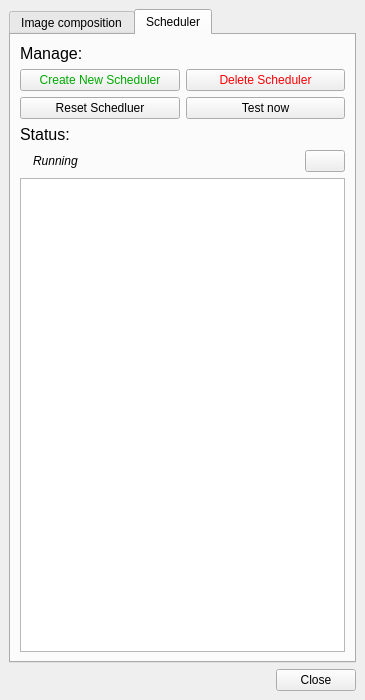
<?xml version="1.0" encoding="UTF-8"?>
<ui version="4.0">
 <class>MainWindow</class>
 <widget class="QMainWindow" name="MainWindow">
  <property name="geometry">
   <rect>
    <x>0</x>
    <y>0</y>
    <width>365</width>
    <height>700</height>
   </rect>
  </property>
  <property name="sizePolicy">
   <sizepolicy hsizetype="Maximum" vsizetype="Minimum">
    <horstretch>0</horstretch>
    <verstretch>0</verstretch>
   </sizepolicy>
  </property>
  <property name="minimumSize">
   <size>
    <width>365</width>
    <height>700</height>
   </size>
  </property>
  <property name="maximumSize">
   <size>
    <width>999999</width>
    <height>999999</height>
   </size>
  </property>
  <property name="mouseTracking">
   <bool>false</bool>
  </property>
  <property name="windowTitle">
   <string notr="true">Liewa</string>
  </property>
  <property name="autoFillBackground">
   <bool>false</bool>
  </property>
  <widget class="QWidget" name="centralwidget">
   <layout class="QVBoxLayout" name="verticalLayout_2">
    <item>
     <widget class="QTabWidget" name="tabWidget">
      <property name="enabled">
       <bool>true</bool>
      </property>
      <property name="sizePolicy">
       <sizepolicy hsizetype="Preferred" vsizetype="Preferred">
        <horstretch>0</horstretch>
        <verstretch>0</verstretch>
       </sizepolicy>
      </property>
      <property name="accessibleName">
       <string/>
      </property>
      <property name="currentIndex">
       <number>1</number>
      </property>
      <widget class="QWidget" name="image_compostion">
       <property name="whatsThis">
        <string>&lt;html&gt;&lt;head/&gt;&lt;body&gt;&lt;p&gt;&lt;br/&gt;&lt;/p&gt;&lt;/body&gt;&lt;/html&gt;</string>
       </property>
       <attribute name="title">
        <string>Image composition</string>
       </attribute>
       <layout class="QVBoxLayout" name="verticalLayout_7">
        <item>
         <layout class="QVBoxLayout" name="verticalLayout_3">
          <property name="sizeConstraint">
           <enum>QLayout::SetMinimumSize</enum>
          </property>
          <item>
           <widget class="QLabel" name="canvas_size">
            <property name="font">
             <font>
              <pointsize>12</pointsize>
              <weight>50</weight>
              <bold>false</bold>
              <underline>false</underline>
             </font>
            </property>
            <property name="text">
             <string>Canvas size:</string>
            </property>
            <property name="buddy">
             <cstring>size_dropdown</cstring>
            </property>
           </widget>
          </item>
          <item>
           <layout class="QVBoxLayout" name="verticalLayout">
            <item>
             <layout class="QHBoxLayout" name="horizontalLayout_5">
              <item>
               <widget class="QComboBox" name="size_dropdown">
                <item>
                 <property name="text">
                  <string>1920x1080</string>
                 </property>
                </item>
                <item>
                 <property name="text">
                  <string>640x360</string>
                 </property>
                </item>
               </widget>
              </item>
              <item>
               <spacer name="horizontalSpacer">
                <property name="orientation">
                 <enum>Qt::Horizontal</enum>
                </property>
                <property name="sizeHint" stdset="0">
                 <size>
                  <width>40</width>
                  <height>20</height>
                 </size>
                </property>
               </spacer>
              </item>
             </layout>
            </item>
            <item>
             <layout class="QHBoxLayout" name="horizontalLayout_2">
              <item>
               <widget class="QCheckBox" name="custom_size_checkbox">
                <property name="sizePolicy">
                 <sizepolicy hsizetype="Minimum" vsizetype="Preferred">
                  <horstretch>0</horstretch>
                  <verstretch>0</verstretch>
                 </sizepolicy>
                </property>
                <property name="minimumSize">
                 <size>
                  <width>0</width>
                  <height>0</height>
                 </size>
                </property>
                <property name="maximumSize">
                 <size>
                  <width>70</width>
                  <height>16777215</height>
                 </size>
                </property>
                <property name="text">
                 <string>Custom size</string>
                </property>
               </widget>
              </item>
              <item>
               <widget class="Line" name="line_2">
                <property name="orientation">
                 <enum>Qt::Vertical</enum>
                </property>
               </widget>
              </item>
              <item alignment="Qt::AlignHCenter">
               <widget class="QLabel" name="x_label">
                <property name="enabled">
                 <bool>false</bool>
                </property>
                <property name="maximumSize">
                 <size>
                  <width>30</width>
                  <height>16777215</height>
                 </size>
                </property>
                <property name="text">
                 <string>x:</string>
                </property>
               </widget>
              </item>
              <item>
               <widget class="QSpinBox" name="x_value_input">
                <property name="enabled">
                 <bool>false</bool>
                </property>
                <property name="minimumSize">
                 <size>
                  <width>30</width>
                  <height>0</height>
                 </size>
                </property>
                <property name="buttonSymbols">
                 <enum>QAbstractSpinBox::NoButtons</enum>
                </property>
                <property name="maximum">
                 <number>9999</number>
                </property>
               </widget>
              </item>
              <item alignment="Qt::AlignHCenter">
               <widget class="QLabel" name="y_label">
                <property name="enabled">
                 <bool>false</bool>
                </property>
                <property name="maximumSize">
                 <size>
                  <width>30</width>
                  <height>16777215</height>
                 </size>
                </property>
                <property name="text">
                 <string>y:</string>
                </property>
               </widget>
              </item>
              <item>
               <widget class="QSpinBox" name="y_value_input">
                <property name="enabled">
                 <bool>false</bool>
                </property>
                <property name="minimumSize">
                 <size>
                  <width>0</width>
                  <height>0</height>
                 </size>
                </property>
                <property name="buttonSymbols">
                 <enum>QAbstractSpinBox::NoButtons</enum>
                </property>
                <property name="maximum">
                 <number>9999</number>
                </property>
               </widget>
              </item>
              <item>
               <widget class="QLabel" name="size_error_label">
                <property name="enabled">
                 <bool>true</bool>
                </property>
                <property name="styleSheet">
                 <string notr="true">color: rgb(255, 0, 0);</string>
                </property>
                <property name="text">
                 <string>invalid size!</string>
                </property>
               </widget>
              </item>
              <item>
               <spacer name="horizontalSpacer_3">
                <property name="orientation">
                 <enum>Qt::Horizontal</enum>
                </property>
                <property name="sizeHint" stdset="0">
                 <size>
                  <width>10</width>
                  <height>20</height>
                 </size>
                </property>
               </spacer>
              </item>
             </layout>
            </item>
           </layout>
          </item>
          <item>
           <widget class="QLabel" name="background_color">
            <property name="font">
             <font>
              <pointsize>12</pointsize>
              <weight>50</weight>
              <bold>false</bold>
              <underline>false</underline>
             </font>
            </property>
            <property name="text">
             <string>Background Color:</string>
            </property>
           </widget>
          </item>
          <item>
           <layout class="QVBoxLayout" name="verticalLayout_4">
            <item>
             <layout class="QHBoxLayout" name="horizontalLayout_6">
              <item>
               <widget class="QPushButton" name="choose_color_btn">
                <property name="text">
                 <string>Choose color</string>
                </property>
               </widget>
              </item>
              <item>
               <widget class="QLabel" name="choosen_color_label">
                <property name="enabled">
                 <bool>true</bool>
                </property>
                <property name="styleSheet">
                 <string notr="true">background-color: rgb(255, 49, 59);
color: rgb(255, 0, 4);</string>
                </property>
                <property name="text">
                 <string>__________</string>
                </property>
               </widget>
              </item>
              <item>
               <spacer name="horizontalSpacer_2">
                <property name="orientation">
                 <enum>Qt::Horizontal</enum>
                </property>
                <property name="sizeHint" stdset="0">
                 <size>
                  <width>30</width>
                  <height>20</height>
                 </size>
                </property>
               </spacer>
              </item>
             </layout>
            </item>
            <item>
             <layout class="QHBoxLayout" name="horizontalLayout_3">
              <item>
               <widget class="QCheckBox" name="background_img_checkbox">
                <property name="enabled">
                 <bool>true</bool>
                </property>
                <property name="text">
                 <string>Background Image</string>
                </property>
               </widget>
              </item>
              <item>
               <widget class="QPushButton" name="browse_bg_file_btn">
                <property name="enabled">
                 <bool>false</bool>
                </property>
                <property name="text">
                 <string>Browse image file</string>
                </property>
               </widget>
              </item>
             </layout>
            </item>
           </layout>
          </item>
          <item>
           <widget class="QLabel" name="planets">
            <property name="enabled">
             <bool>true</bool>
            </property>
            <property name="font">
             <font>
              <pointsize>12</pointsize>
              <weight>50</weight>
              <bold>false</bold>
              <underline>false</underline>
             </font>
            </property>
            <property name="text">
             <string>Planets:</string>
            </property>
           </widget>
          </item>
          <item>
           <layout class="QHBoxLayout" name="horizontalLayout_7">
            <item>
             <widget class="QListView" name="planet_list_table">
              <property name="enabled">
               <bool>true</bool>
              </property>
              <property name="sizePolicy">
               <sizepolicy hsizetype="Fixed" vsizetype="Fixed">
                <horstretch>0</horstretch>
                <verstretch>0</verstretch>
               </sizepolicy>
              </property>
              <property name="maximumSize">
               <size>
                <width>325</width>
                <height>83</height>
               </size>
              </property>
             </widget>
            </item>
            <item>
             <widget class="QWidget" name="widget" native="true">
              <layout class="QVBoxLayout" name="verticalLayout_9">
               <item>
                <widget class="QPushButton" name="add_planet_btn">
                 <property name="styleSheet">
                  <string notr="true"/>
                 </property>
                 <property name="text">
                  <string>Add</string>
                 </property>
                </widget>
               </item>
               <item>
                <widget class="QPushButton" name="edit_planet_btn">
                 <property name="text">
                  <string>Edit</string>
                 </property>
                </widget>
               </item>
               <item>
                <widget class="QPushButton" name="delete_planet_btn">
                 <property name="styleSheet">
                  <string notr="true"/>
                 </property>
                 <property name="text">
                  <string>Delete</string>
                 </property>
                 <property name="autoDefault">
                  <bool>false</bool>
                 </property>
                 <property name="default">
                  <bool>false</bool>
                 </property>
                </widget>
               </item>
              </layout>
             </widget>
            </item>
           </layout>
          </item>
          <item>
           <layout class="QHBoxLayout" name="horizontalLayout_4">
            <property name="spacing">
             <number>6</number>
            </property>
            <item>
             <widget class="QCheckBox" name="custom_config_checkbox">
              <property name="maximumSize">
               <size>
                <width>140</width>
                <height>16777215</height>
               </size>
              </property>
              <property name="text">
               <string>custom config</string>
              </property>
              <property name="checked">
               <bool>false</bool>
              </property>
             </widget>
            </item>
            <item>
             <widget class="QPushButton" name="browse_config_btn">
              <property name="enabled">
               <bool>false</bool>
              </property>
              <property name="text">
               <string>Browse config file</string>
              </property>
             </widget>
            </item>
           </layout>
          </item>
          <item>
           <widget class="QLabel" name="preview_label">
            <property name="font">
             <font>
              <family>Sans Serif</family>
              <pointsize>12</pointsize>
              <weight>50</weight>
              <bold>false</bold>
              <underline>false</underline>
             </font>
            </property>
            <property name="text">
             <string>Preview:</string>
            </property>
           </widget>
          </item>
          <item>
           <widget class="QGraphicsView" name="graphicsView">
            <property name="sizePolicy">
             <sizepolicy hsizetype="Fixed" vsizetype="Fixed">
              <horstretch>0</horstretch>
              <verstretch>0</verstretch>
             </sizepolicy>
            </property>
            <property name="minimumSize">
             <size>
              <width>100</width>
              <height>150</height>
             </size>
            </property>
            <property name="maximumSize">
             <size>
              <width>9999</width>
              <height>150</height>
             </size>
            </property>
            <property name="autoFillBackground">
             <bool>false</bool>
            </property>
            <property name="verticalScrollBarPolicy">
             <enum>Qt::ScrollBarAlwaysOff</enum>
            </property>
            <property name="horizontalScrollBarPolicy">
             <enum>Qt::ScrollBarAlwaysOff</enum>
            </property>
            <property name="sizeAdjustPolicy">
             <enum>QAbstractScrollArea::AdjustToContents</enum>
            </property>
           </widget>
          </item>
         </layout>
        </item>
        <item>
         <layout class="QHBoxLayout" name="horizontalLayout">
          <item>
           <spacer name="horizontalSpacer_5">
            <property name="orientation">
             <enum>Qt::Horizontal</enum>
            </property>
            <property name="sizeHint" stdset="0">
             <size>
              <width>40</width>
              <height>10</height>
             </size>
            </property>
           </spacer>
          </item>
          <item>
           <widget class="QDialogButtonBox" name="dialog_buttons">
            <property name="maximumSize">
             <size>
              <width>200</width>
              <height>16777215</height>
             </size>
            </property>
            <property name="layoutDirection">
             <enum>Qt::RightToLeft</enum>
            </property>
            <property name="orientation">
             <enum>Qt::Horizontal</enum>
            </property>
            <property name="standardButtons">
             <set>QDialogButtonBox::Apply|QDialogButtonBox::Cancel</set>
            </property>
            <property name="centerButtons">
             <bool>true</bool>
            </property>
           </widget>
          </item>
          <item>
           <widget class="QPushButton" name="save_yml_btn">
            <property name="text">
             <string/>
            </property>
           </widget>
          </item>
         </layout>
        </item>
       </layout>
      </widget>
      <widget class="QWidget" name="scheduler">
       <attribute name="title">
        <string>Scheduler</string>
       </attribute>
       <layout class="QVBoxLayout" name="verticalLayout_8">
        <item>
         <layout class="QVBoxLayout" name="verticalLayout_5">
          <item>
           <widget class="QLabel" name="label">
            <property name="font">
             <font>
              <pointsize>12</pointsize>
              <weight>50</weight>
              <bold>false</bold>
              <underline>false</underline>
             </font>
            </property>
            <property name="text">
             <string>Manage:</string>
            </property>
           </widget>
          </item>
          <item>
           <layout class="QGridLayout" name="gridLayout">
            <item row="1" column="1">
             <widget class="QPushButton" name="test_now_btn">
              <property name="text">
               <string>Test now</string>
              </property>
             </widget>
            </item>
            <item row="0" column="0">
             <widget class="QPushButton" name="create_schedueler_btn">
              <property name="styleSheet">
               <string notr="true">color: rgb(0, 170, 0);</string>
              </property>
              <property name="text">
               <string>Create New Scheduler</string>
              </property>
             </widget>
            </item>
            <item row="0" column="1">
             <widget class="QPushButton" name="delete_scheduler_btn">
              <property name="styleSheet">
               <string notr="true">color: rgb(255, 0, 4);</string>
              </property>
              <property name="text">
               <string>Delete Scheduler</string>
              </property>
             </widget>
            </item>
            <item row="1" column="0">
             <widget class="QPushButton" name="reload_scheduler_btn">
              <property name="text">
               <string>Reset Schedluer</string>
              </property>
             </widget>
            </item>
           </layout>
          </item>
          <item>
           <widget class="QLabel" name="label_4">
            <property name="font">
             <font>
              <pointsize>12</pointsize>
              <weight>50</weight>
              <bold>false</bold>
              <underline>false</underline>
             </font>
            </property>
            <property name="text">
             <string>Status:</string>
            </property>
           </widget>
          </item>
          <item>
           <layout class="QVBoxLayout" name="verticalLayout_6">
            <item>
             <layout class="QHBoxLayout" name="horizontalLayout_8">
              <item>
               <widget class="QLabel" name="status_label_color">
                <property name="styleSheet">
                 <string notr="true"/>
                </property>
                <property name="text">
                 <string/>
                </property>
               </widget>
              </item>
              <item>
               <widget class="QLabel" name="status_label_text">
                <property name="font">
                 <font>
                  <italic>true</italic>
                 </font>
                </property>
                <property name="text">
                 <string>Running</string>
                </property>
               </widget>
              </item>
              <item>
               <spacer name="horizontalSpacer_4">
                <property name="orientation">
                 <enum>Qt::Horizontal</enum>
                </property>
                <property name="sizeHint" stdset="0">
                 <size>
                  <width>40</width>
                  <height>20</height>
                 </size>
                </property>
               </spacer>
              </item>
              <item>
               <widget class="QPushButton" name="reload_status_btn">
                <property name="text">
                 <string/>
                </property>
               </widget>
              </item>
             </layout>
            </item>
            <item>
             <widget class="QTextEdit" name="status_output">
              <property name="readOnly">
               <bool>true</bool>
              </property>
              <property name="placeholderText">
               <string/>
              </property>
             </widget>
            </item>
           </layout>
          </item>
         </layout>
        </item>
       </layout>
      </widget>
     </widget>
    </item>
    <item>
     <widget class="QDialogButtonBox" name="close_btn">
      <property name="standardButtons">
       <set>QDialogButtonBox::Close</set>
      </property>
     </widget>
    </item>
   </layout>
  </widget>
 </widget>
 <tabstops>
  <tabstop>tabWidget</tabstop>
  <tabstop>size_dropdown</tabstop>
  <tabstop>custom_size_checkbox</tabstop>
  <tabstop>background_img_checkbox</tabstop>
  <tabstop>custom_config_checkbox</tabstop>
 </tabstops>
 <resources/>
 <connections>
  <connection>
   <sender>custom_size_checkbox</sender>
   <signal>toggled(bool)</signal>
   <receiver>size_dropdown</receiver>
   <slot>setDisabled(bool)</slot>
   <hints>
    <hint type="sourcelabel">
     <x>88</x>
     <y>139</y>
    </hint>
    <hint type="destinationlabel">
     <x>117</x>
     <y>107</y>
    </hint>
   </hints>
  </connection>
  <connection>
   <sender>custom_size_checkbox</sender>
   <signal>toggled(bool)</signal>
   <receiver>x_label</receiver>
   <slot>setEnabled(bool)</slot>
   <hints>
    <hint type="sourcelabel">
     <x>88</x>
     <y>139</y>
    </hint>
    <hint type="destinationlabel">
     <x>119</x>
     <y>126</y>
    </hint>
   </hints>
  </connection>
  <connection>
   <sender>custom_size_checkbox</sender>
   <signal>toggled(bool)</signal>
   <receiver>y_label</receiver>
   <slot>setEnabled(bool)</slot>
   <hints>
    <hint type="sourcelabel">
     <x>88</x>
     <y>139</y>
    </hint>
    <hint type="destinationlabel">
     <x>184</x>
     <y>126</y>
    </hint>
   </hints>
  </connection>
  <connection>
   <sender>custom_config_checkbox</sender>
   <signal>toggled(bool)</signal>
   <receiver>planet_list_table</receiver>
   <slot>setDisabled(bool)</slot>
   <hints>
    <hint type="sourcelabel">
     <x>155</x>
     <y>402</y>
    </hint>
    <hint type="destinationlabel">
     <x>171</x>
     <y>372</y>
    </hint>
   </hints>
  </connection>
  <connection>
   <sender>custom_config_checkbox</sender>
   <signal>toggled(bool)</signal>
   <receiver>delete_planet_btn</receiver>
   <slot>setDisabled(bool)</slot>
   <hints>
    <hint type="sourcelabel">
     <x>155</x>
     <y>402</y>
    </hint>
    <hint type="destinationlabel">
     <x>333</x>
     <y>377</y>
    </hint>
   </hints>
  </connection>
  <connection>
   <sender>custom_config_checkbox</sender>
   <signal>toggled(bool)</signal>
   <receiver>edit_planet_btn</receiver>
   <slot>setDisabled(bool)</slot>
   <hints>
    <hint type="sourcelabel">
     <x>155</x>
     <y>402</y>
    </hint>
    <hint type="destinationlabel">
     <x>333</x>
     <y>348</y>
    </hint>
   </hints>
  </connection>
  <connection>
   <sender>custom_config_checkbox</sender>
   <signal>toggled(bool)</signal>
   <receiver>add_planet_btn</receiver>
   <slot>setDisabled(bool)</slot>
   <hints>
    <hint type="sourcelabel">
     <x>155</x>
     <y>402</y>
    </hint>
    <hint type="destinationlabel">
     <x>333</x>
     <y>319</y>
    </hint>
   </hints>
  </connection>
  <connection>
   <sender>custom_config_checkbox</sender>
   <signal>toggled(bool)</signal>
   <receiver>background_img_checkbox</receiver>
   <slot>setDisabled(bool)</slot>
   <hints>
    <hint type="sourcelabel">
     <x>155</x>
     <y>402</y>
    </hint>
    <hint type="destinationlabel">
     <x>161</x>
     <y>240</y>
    </hint>
   </hints>
  </connection>
  <connection>
   <sender>custom_config_checkbox</sender>
   <signal>toggled(bool)</signal>
   <receiver>custom_size_checkbox</receiver>
   <slot>setDisabled(bool)</slot>
   <hints>
    <hint type="sourcelabel">
     <x>155</x>
     <y>402</y>
    </hint>
    <hint type="destinationlabel">
     <x>88</x>
     <y>139</y>
    </hint>
   </hints>
  </connection>
  <connection>
   <sender>custom_config_checkbox</sender>
   <signal>toggled(bool)</signal>
   <receiver>size_dropdown</receiver>
   <slot>setDisabled(bool)</slot>
   <hints>
    <hint type="sourcelabel">
     <x>155</x>
     <y>402</y>
    </hint>
    <hint type="destinationlabel">
     <x>117</x>
     <y>107</y>
    </hint>
   </hints>
  </connection>
  <connection>
   <sender>custom_config_checkbox</sender>
   <signal>toggled(bool)</signal>
   <receiver>x_label</receiver>
   <slot>setDisabled(bool)</slot>
   <hints>
    <hint type="sourcelabel">
     <x>155</x>
     <y>402</y>
    </hint>
    <hint type="destinationlabel">
     <x>119</x>
     <y>126</y>
    </hint>
   </hints>
  </connection>
  <connection>
   <sender>custom_config_checkbox</sender>
   <signal>toggled(bool)</signal>
   <receiver>x_label</receiver>
   <slot>setDisabled(bool)</slot>
   <hints>
    <hint type="sourcelabel">
     <x>155</x>
     <y>402</y>
    </hint>
    <hint type="destinationlabel">
     <x>119</x>
     <y>126</y>
    </hint>
   </hints>
  </connection>
  <connection>
   <sender>custom_config_checkbox</sender>
   <signal>toggled(bool)</signal>
   <receiver>y_label</receiver>
   <slot>setDisabled(bool)</slot>
   <hints>
    <hint type="sourcelabel">
     <x>155</x>
     <y>402</y>
    </hint>
    <hint type="destinationlabel">
     <x>184</x>
     <y>126</y>
    </hint>
   </hints>
  </connection>
  <connection>
   <sender>custom_config_checkbox</sender>
   <signal>toggled(bool)</signal>
   <receiver>choose_color_btn</receiver>
   <slot>setDisabled(bool)</slot>
   <hints>
    <hint type="sourcelabel">
     <x>56</x>
     <y>402</y>
    </hint>
    <hint type="destinationlabel">
     <x>86</x>
     <y>210</y>
    </hint>
   </hints>
  </connection>
  <connection>
   <sender>custom_config_checkbox</sender>
   <signal>toggled(bool)</signal>
   <receiver>browse_bg_file_btn</receiver>
   <slot>setDisabled(bool)</slot>
   <hints>
    <hint type="sourcelabel">
     <x>104</x>
     <y>402</y>
    </hint>
    <hint type="destinationlabel">
     <x>341</x>
     <y>241</y>
    </hint>
   </hints>
  </connection>
  <connection>
   <sender>choose_color_btn</sender>
   <signal>toggled(bool)</signal>
   <receiver>browse_bg_file_btn</receiver>
   <slot>setEnabled(bool)</slot>
   <hints>
    <hint type="sourcelabel">
     <x>98</x>
     <y>210</y>
    </hint>
    <hint type="destinationlabel">
     <x>341</x>
     <y>241</y>
    </hint>
   </hints>
  </connection>
  <connection>
   <sender>custom_config_checkbox</sender>
   <signal>toggled(bool)</signal>
   <receiver>browse_config_btn</receiver>
   <slot>setEnabled(bool)</slot>
   <hints>
    <hint type="sourcelabel">
     <x>142</x>
     <y>402</y>
    </hint>
    <hint type="destinationlabel">
     <x>342</x>
     <y>420</y>
    </hint>
   </hints>
  </connection>
  <connection>
   <sender>background_img_checkbox</sender>
   <signal>toggled(bool)</signal>
   <receiver>browse_bg_file_btn</receiver>
   <slot>setEnabled(bool)</slot>
   <hints>
    <hint type="sourcelabel">
     <x>125</x>
     <y>240</y>
    </hint>
    <hint type="destinationlabel">
     <x>341</x>
     <y>241</y>
    </hint>
   </hints>
  </connection>
  <connection>
   <sender>background_img_checkbox</sender>
   <signal>toggled(bool)</signal>
   <receiver>choose_color_btn</receiver>
   <slot>setDisabled(bool)</slot>
   <hints>
    <hint type="sourcelabel">
     <x>77</x>
     <y>240</y>
    </hint>
    <hint type="destinationlabel">
     <x>68</x>
     <y>210</y>
    </hint>
   </hints>
  </connection>
  <connection>
   <sender>custom_config_checkbox</sender>
   <signal>toggled(bool)</signal>
   <receiver>choosen_color_label</receiver>
   <slot>setDisabled(bool)</slot>
   <hints>
    <hint type="sourcelabel">
     <x>106</x>
     <y>419</y>
    </hint>
    <hint type="destinationlabel">
     <x>175</x>
     <y>210</y>
    </hint>
   </hints>
  </connection>
  <connection>
   <sender>custom_config_checkbox</sender>
   <signal>toggled(bool)</signal>
   <receiver>planets</receiver>
   <slot>setDisabled(bool)</slot>
   <hints>
    <hint type="sourcelabel">
     <x>63</x>
     <y>419</y>
    </hint>
    <hint type="destinationlabel">
     <x>53</x>
     <y>280</y>
    </hint>
   </hints>
  </connection>
  <connection>
   <sender>custom_config_checkbox</sender>
   <signal>toggled(bool)</signal>
   <receiver>background_color</receiver>
   <slot>setDisabled(bool)</slot>
   <hints>
    <hint type="sourcelabel">
     <x>71</x>
     <y>419</y>
    </hint>
    <hint type="destinationlabel">
     <x>82</x>
     <y>148</y>
    </hint>
   </hints>
  </connection>
  <connection>
   <sender>custom_config_checkbox</sender>
   <signal>toggled(bool)</signal>
   <receiver>canvas_size</receiver>
   <slot>setDisabled(bool)</slot>
   <hints>
    <hint type="sourcelabel">
     <x>71</x>
     <y>419</y>
    </hint>
    <hint type="destinationlabel">
     <x>62</x>
     <y>59</y>
    </hint>
   </hints>
  </connection>
  <connection>
   <sender>custom_config_checkbox</sender>
   <signal>toggled(bool)</signal>
   <receiver>x_value_input</receiver>
   <slot>setDisabled(bool)</slot>
   <hints>
    <hint type="sourcelabel">
     <x>118</x>
     <y>419</y>
    </hint>
    <hint type="destinationlabel">
     <x>149</x>
     <y>117</y>
    </hint>
   </hints>
  </connection>
  <connection>
   <sender>custom_config_checkbox</sender>
   <signal>toggled(bool)</signal>
   <receiver>y_value_input</receiver>
   <slot>setDisabled(bool)</slot>
   <hints>
    <hint type="sourcelabel">
     <x>138</x>
     <y>419</y>
    </hint>
    <hint type="destinationlabel">
     <x>211</x>
     <y>118</y>
    </hint>
   </hints>
  </connection>
  <connection>
   <sender>custom_size_checkbox</sender>
   <signal>toggled(bool)</signal>
   <receiver>x_value_input</receiver>
   <slot>setEnabled(bool)</slot>
   <hints>
    <hint type="sourcelabel">
     <x>77</x>
     <y>139</y>
    </hint>
    <hint type="destinationlabel">
     <x>167</x>
     <y>139</y>
    </hint>
   </hints>
  </connection>
  <connection>
   <sender>custom_size_checkbox</sender>
   <signal>toggled(bool)</signal>
   <receiver>y_value_input</receiver>
   <slot>setEnabled(bool)</slot>
   <hints>
    <hint type="sourcelabel">
     <x>85</x>
     <y>139</y>
    </hint>
    <hint type="destinationlabel">
     <x>232</x>
     <y>139</y>
    </hint>
   </hints>
  </connection>
 </connections>
</ui>
